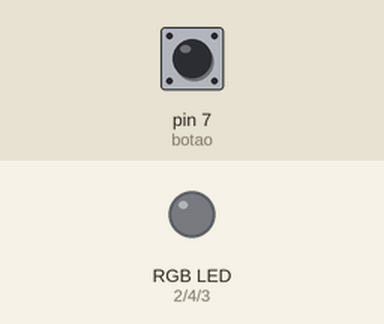
Bench run of a sketch on a simulated Arduino Uno, built with avr-gcc and run on an emulated ATmega328P. Shown: an RGB LED mixed from three pins (HIGH = lit). Inputs (shaded band) come from the test bench; at power-on: pin 7 (botao) LOW.

Above: at 1.2 s.
1.3 s: pin 7 (botao) pulled HIGH for 0.15 s
At 1.9 s:
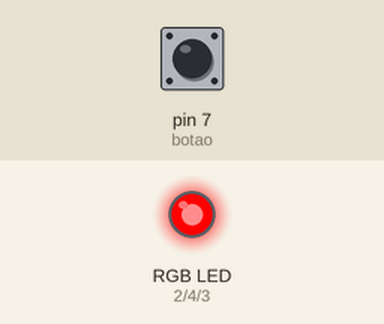
2.9 s: pin 7 (botao) pulled HIGH for 1 s
At 4.3 s:
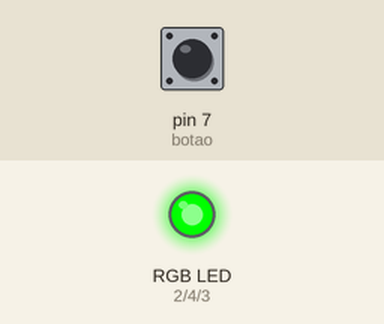
5.4 s: pin 7 (botao) pulled HIGH for 0.15 s
At 6.2 s:
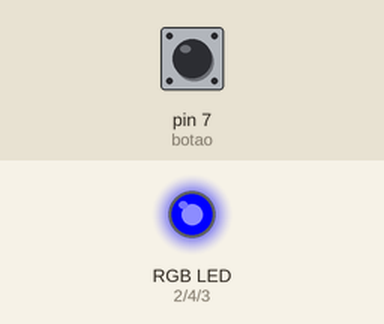
7.0 s: pin 7 (botao) pulled HIGH for 3.2 s
At 11.5 s:
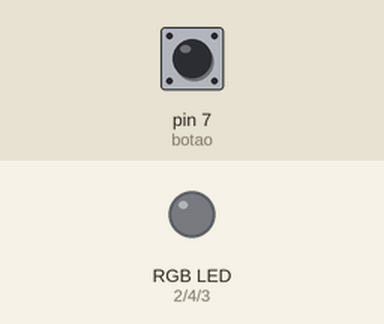
Timing chart, 0 to 12.7 s (numbered marks = the images above; inputs shaded):
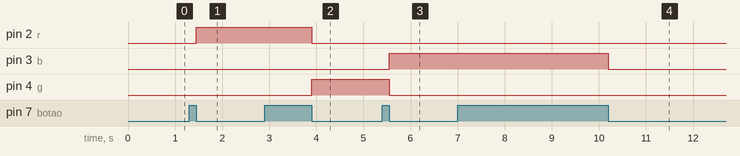

The sketch:

botao-acende-led-rgb.ino
```cpp
#define botao 7
#define r 2
#define b 3
#define g 4

int var = 0;
int btnclicado = 0;
int btnliberado = 0;

void setup() {
  pinMode(r, OUTPUT);
  pinMode(g, OUTPUT);
  pinMode(b, OUTPUT);
  pinMode(botao, INPUT);
}

void loop()
{
  if (digitalRead(botao) == HIGH)
  {
    btnclicado = 1;
    btnliberado = 0;
  } else
  {
    btnliberado = 1;
  }

  lerBotao(var);
}

void lerBotao(int x)
{
  if (btnclicado == 1 and btnliberado == 1)
  {
    if (x == 0)
    {
      acendeR();
    }
    else
    {
      if (x == 1)
      {
        acendeG();
      }
      else
      {
        if (x == 2)
        {
          acendeB();
        }
        else
        {
          if (x == 3)
          {
            desliga();
          }
        }
      }
    }

    btnclicado = 0;
    btnliberado = 0;
  }
}

void acendeR()
{
  digitalWrite(r, HIGH);
  digitalWrite(g, LOW);
  digitalWrite(b, LOW);
  var = 1;
}

void acendeG()
{
  digitalWrite(r, LOW);
  digitalWrite(g, HIGH);
  digitalWrite(b, LOW);
  var = 2;
}

void acendeB()
{
  digitalWrite(r, LOW);
  digitalWrite(g, LOW);
  digitalWrite(b, HIGH);
  var = 3;
}

void desliga()
{
  digitalWrite(r, LOW);
  digitalWrite(g, LOW);
  digitalWrite(b, LOW);
  var = 0;
}
```

Measured:
- after the input at 1.3 s, pin 2 (r): LOW → HIGH after 0.15 s
- after the input at 2.9 s, pin 2 (r): HIGH → LOW after 1.0 s; pin 4 (g): LOW → HIGH after 1.0 s
- after the input at 5.4 s, pin 3 (b): LOW → HIGH after 0.15 s; pin 4 (g): HIGH → LOW after 0.15 s
- after the input at 7.0 s, pin 3 (b): HIGH → LOW after 3.2 s
